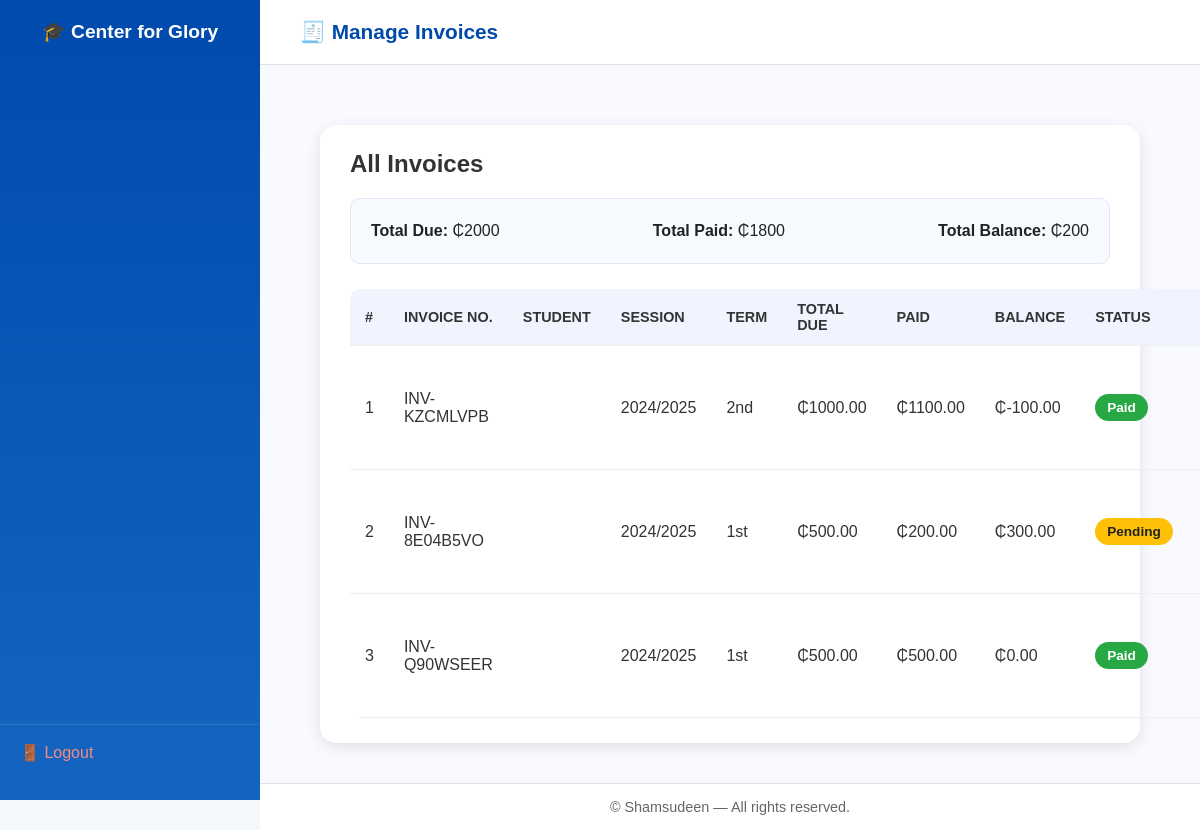
The page /finance/invoices/ on the database its author committed.
### finance/models.py (models this page shows, shortened)
class Invoice(models.Model):
    student = models.ForeignKey(Student, on_delete=models.CASCADE)
    invoice_number = models.CharField(max_length=20, unique=True, editable=False)
    session = models.ForeignKey(Session, on_delete=models.SET_NULL, null=True)
    term = models.CharField(max_length=20)
    total_due = models.DecimalField(max_digits=10, decimal_places=2)
    total_paid = models.DecimalField(max_digits=10, decimal_places=2, default=0)
    balance = models.DecimalField(max_digits=10, decimal_places=2, default=0)
    date_issued = models.DateTimeField(auto_now_add=True)
    is_paid = models.BooleanField(default=False)

### academics/models.py (models this page shows, shortened)
class Session(models.Model):
    name = models.CharField(max_length=50, unique=True)
    start_date = models.DateField()
    end_date = models.DateField()
    is_current = models.BooleanField(default=False)
    class Meta:
        ordering = ['-start_date']
    def __str__(self):
        return self.name

### finance/views.py (the view)
# urls.py: path("invoices/", views.manage_invoices, name="manage_invoices"),
def manage_invoices(request):
    invoices = Invoice.objects.select_related("student", "session").order_by("-date_issued")
    aggregates = invoices.aggregate(
        total_due=Sum("total_due"),
        total_paid=Sum("total_paid"),
        total_balance=Sum("balance")
    )
    context = {
        "invoices": invoices,
        "total_due": aggregates["total_due"] or 0,
        "total_paid": aggregates["total_paid"] or 0,
        "total_balance": aggregates["total_balance"] or 0,
    }
    return render(request, "finance/manage_invoices.html", context)

### templates/finance/manage_invoices.html (shortened to what this page needs)
{% extends "accounts/base_dashboard.html" %}
{% block header %}🧾 Manage Invoices{% endblock %}
{% block content %}
<div class="content-card">
  <h2>All Invoices</h2>
  <div class="summary">
    <p><strong>Total Due:</strong> ₵{{ total_due }}</p>
    <p><strong>Total Paid:</strong> ₵{{ total_paid }}</p>
    <p><strong>Total Balance:</strong> ₵{{ total_balance }}</p>
  </div>
  <table class="table">
    <thead>
      <tr>
        <th>#</th>
        <th>Invoice No.</th>
        <th>Student</th>
        <th>Session</th>
        <th>Term</th>
        <th>Total Due</th>
        <th>Paid</th>
        <th>Balance</th>
        <th>Status</th>
        <th>Action</th>
      </tr>
    </thead>
    <tbody>
      {% for inv in invoices %}
      <tr>
        <td>{{ forloop.counter }}</td>
        <td>{{ inv.invoice_number }}</td>
        <td>{{ inv.student.full_name }}</td>
        <td>{{ inv.session }}</td>
        <td>{{ inv.term }}</td>
        <td>₵{{ inv.total_due }}</td>
        <td>₵{{ inv.total_paid }}</td>
        <td>₵{{ inv.balance }}</td>
        <td>
          {% if inv.is_paid %}
            <span class="badge success">Paid</span>
          {% else %}
            <span class="badge warning">Pending</span>
          {% endif %}
        </td>
        <td>
        </td>
      </tr>
      {% empty %}
      <tr><td colspan="10" class="no-data">No invoices found.</td></tr>
      {% endfor %}
    </tbody>
  </table>
</div>
{% endblock %}

### templates/finance/manage_invoices.html (style rules this page uses)
.content-card { background: #ffffff; padding: 25px 30px; border-radius: 16px; box-shadow: 0 4px 15px rgba(0, 0, 0, 0.1); margin-top: 20px; animation: fadeIn 0.5s ease-in-out; }
.content-card h2 { margin-bottom: 20px; color: #333; font-size: 1.5rem; }
.summary { display: flex; justify-content: space-between; flex-wrap: wrap; background: #f7faff; padding: 15px 20px; border-radius: 10px; margin-bottom: 25px; border: 1px solid #e0e6f1; }
.summary p { font-size: 1rem; font-weight: 500; margin: 8px 0; color: #222; }
.table { width: 100%; border-collapse: collapse; border-radius: 10px; overflow: hidden; }
.table th, .table td { padding: 12px 15px; text-align: left; border-bottom: 1px solid #eee; }
.table th { background: #f0f4ff; color: #333; font-weight: 600; text-transform: uppercase; font-size: 0.9rem; }
.badge { display: inline-block; padding: 6px 12px; border-radius: 20px; font-size: 0.85rem; font-weight: 600; color: white; }
.badge.success { background: #28a745; }
.badge.warning { background: #ffc107; color: #222; }

### rows shown on the page
Invoice: invoice_number "INV-KZCMLVPB", session "2024/2025", term "2nd", total_due "1000.00", total_paid "1100.00", balance "-100.00", is_paid "Paid"
Invoice: invoice_number "INV-8E04B5VO", session "2024/2025", term "1st", total_due "500.00", total_paid "200.00", balance "300.00", is_paid "Pending"
Invoice: invoice_number "INV-Q90WSEER", session "2024/2025", term "1st", total_due "500.00", total_paid "500.00", balance "0.00", is_paid "Paid"

### other values the page prints
{{ total_due }} "2000"
{{ total_paid }} "1800"
{{ total_balance }} "200"
